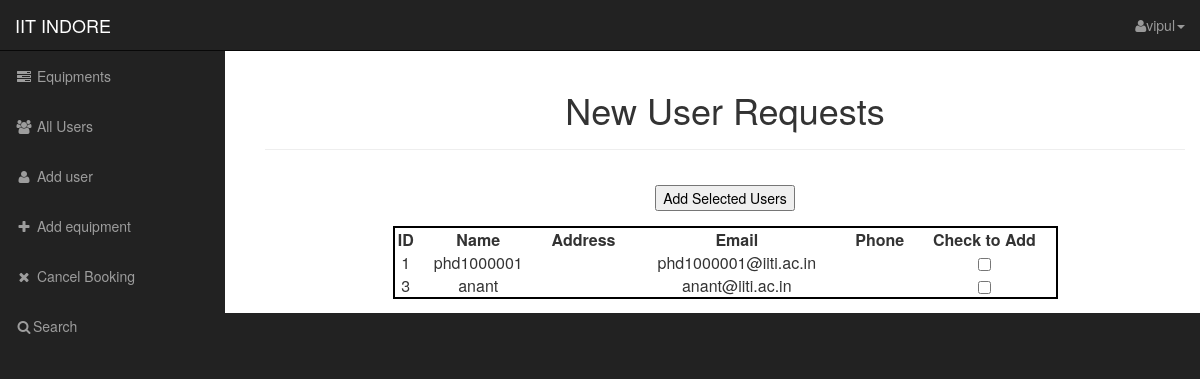
The app's page /addaccount.php (signed in) with its own data.
### tables this page shows
CREATE TABLE IF NOT EXISTS `addusers` (
  `id` int(10) NOT NULL AUTO_INCREMENT,
  `name` varchar(100) NOT NULL,
  `password` varchar(500) NOT NULL,
  `email` varchar(100) DEFAULT NULL,
  `photo` varchar(200) DEFAULT NULL,
  `tempaddress` text,
  `peraddress` text,
  `phoneno` varchar(10) DEFAULT NULL,
  `rollno` varchar(9) DEFAULT NULL,
  PRIMARY KEY (`id`,`name`)
);

### addaccount.php (the view, shortened to what this page needs)
<?php
include_once ("/common/head.php");
if(isset($_SESSION['usertype'])&&isset($_SESSION['user_id'])){
	if($_SESSION['usertype']=='admin'){
include_once ("/common/navbar_top_side.php");
?>
<div id="page-wrapper">
	<div class="container-fluid">
	<div class="Page-Header"><center><h1>New User Requests</h1></center></div>
	<div class="row">
	<form action="newuser.php" method="POST">
<?php
			$sql= "select * from addusers";
			$stmt=$db->prepare($sql);
			$qresult=$stmt->execute();
			echo '<table align="center" width = "80%"><tr><th>ID</th><th>Name</th><th>Address</th><th>Email</th><th>Phone</th><th>Check to Add</th></tr>';
			while ($results =$stmt->fetch()){
			$id=$results['id'];
			$name=$results['name'];
			$address=$results['tempaddress'];
			$email=$results['email'];
			$phone=$results['phoneno'];
			?>
			<div class="form-group">
			<?php
					echo '<tr><td>'.$id.'</td><td>'.$name.'</td><td>'.$address.'</td><td>'.$email.'</td><td>'.$phone.'</td><td><input type="checkbox" name="check_list[]" value='.$id.'></td></tr>';
			?>
			</div>
		<?php } ?>
			<div class="form-group">
			<center><button class=".btn-important" type="submit">Add Selected Users</button></center>
			</div>
		</form>
		</div>
	</div>
<?php		}
	}
include_once("/common/close.php");
?>

### css/sb-admin.css (style rules this page uses)
body { margin-top: 100px; background-color: #222; }
@media (min-width:768px) { body { margin-top: 50px; } }
#page-wrapper { width: 100%; background-color: #fff; }
table { border: 2px solid black !important; width: 70%!important; }
td, th { padding: 0; text-align: center !important; }
@media (min-width:768px) { #page-wrapper { padding-left: 250px; } }

### records on screen
addusers: id "1", name "phd1000001", email "phd1000001@iiti.ac.in"
addusers: id "3", name "anant", email "anant@iiti.ac.in"

### other values on screen
$user_id['name'] "vipul"
